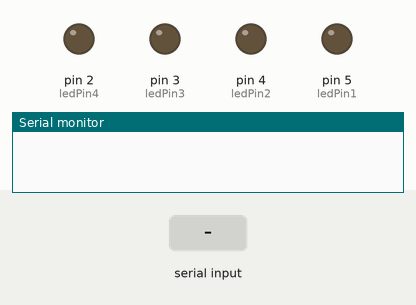
This sketch was run on a simulated Arduino Uno, built with avr-gcc and run on an emulated ATmega328P. Shown: output pins drawn as LEDs (lit = HIGH), the last lines printed to the serial monitor. Inputs (shaded band) come from the test bench.

Above: at 1.2 s.
1.3 s: "1\n" received over Serial
At 2.5 s:
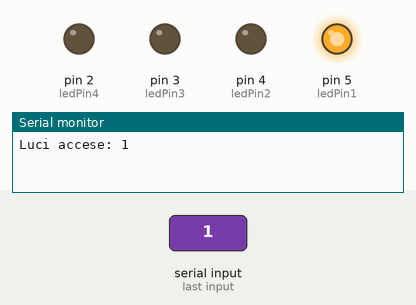
4.3 s: "2\n" received over Serial
At 4.8 s:
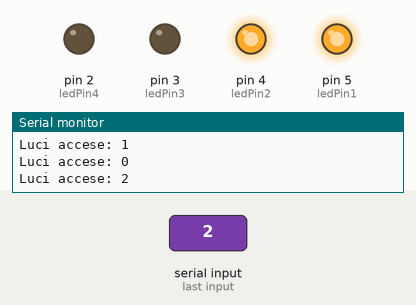
7.3 s: "3\n" received over Serial
At 8.3 s:
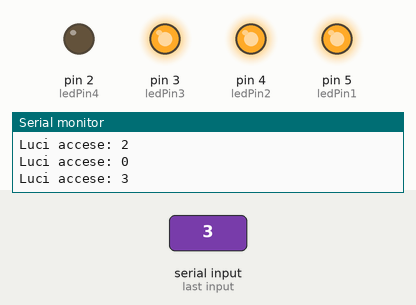
10.3 s: "4\n" received over Serial
At 11.7 s:
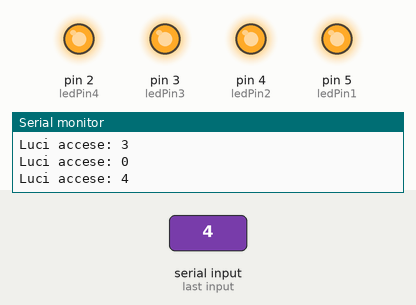
Timing chart, 0 to 13.8 s (numbered marks = the images above; inputs shaded):
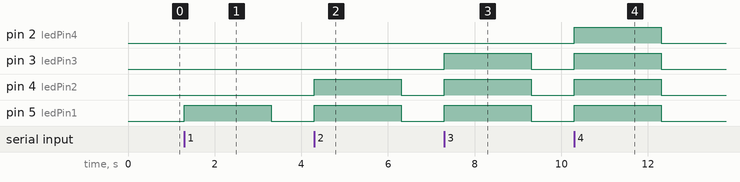

The sketch:

led_handler.ino
```cpp
const int ledPin1 = 5; // Primo LED
const int ledPin2 = 4; // Secondo LED
const int ledPin3 = 3; // Terzo LED
const int ledPin4 = 2; // Quarto LED
int luci_da_accendere = 0;

void setup() {
  pinMode(ledPin1, OUTPUT);
  pinMode(ledPin2, OUTPUT);
  pinMode(ledPin3, OUTPUT);
  pinMode(ledPin4, OUTPUT);
  Serial.begin(9600);
}

void loop() {

  if (Serial.available() > 0) {
    luci_da_accendere = Serial.parseInt();  // Legge il valore seriale inviato

    if (luci_da_accendere == 0) {
      digitalWrite(ledPin1, LOW);
      digitalWrite(ledPin2, LOW);
      digitalWrite(ledPin3, LOW);
      digitalWrite(ledPin4, LOW);
    }

    else if (luci_da_accendere == 1) {
      digitalWrite(ledPin1, HIGH);
      digitalWrite(ledPin2, LOW);
      digitalWrite(ledPin3, LOW);
      digitalWrite(ledPin4, LOW);
    }

    else if (luci_da_accendere == 2) {
      digitalWrite(ledPin1, HIGH);
      digitalWrite(ledPin2, HIGH);
      digitalWrite(ledPin3, LOW);
      digitalWrite(ledPin4, LOW);
    }

    else if (luci_da_accendere == 3) {
      digitalWrite(ledPin1, HIGH);
      digitalWrite(ledPin2, HIGH);
      digitalWrite(ledPin3, HIGH);
      digitalWrite(ledPin4, LOW);
    }

    else if (luci_da_accendere == 4) {
      digitalWrite(ledPin1, HIGH);
      digitalWrite(ledPin2, HIGH);
      digitalWrite(ledPin3, HIGH);
      digitalWrite(ledPin4, HIGH);
    }

    // Stampa quante luci sono accese sulla console seriale
    Serial.print("Luci accese: ");
    Serial.println(luci_da_accendere);
    delay(1000);
  }

}
```

Measured:
- after the input at 1.3 s, pin 5 (ledPin1): LOW → HIGH at once, → LOW 2.0 s later
- after the input at 4.3 s, pin 4 (ledPin2), pin 5 (ledPin1): LOW → HIGH at once, → LOW 2.0 s later
- after the input at 7.3 s, pin 3 (ledPin3), pin 4 (ledPin2), pin 5 (ledPin1): LOW → HIGH at once, → LOW 2.0 s later
- after the input at 10.3 s, pin 2 (ledPin4), pin 3 (ledPin3), pin 4 (ledPin2), pin 5 (ledPin1): LOW → HIGH at once, → LOW 2.0 s later
